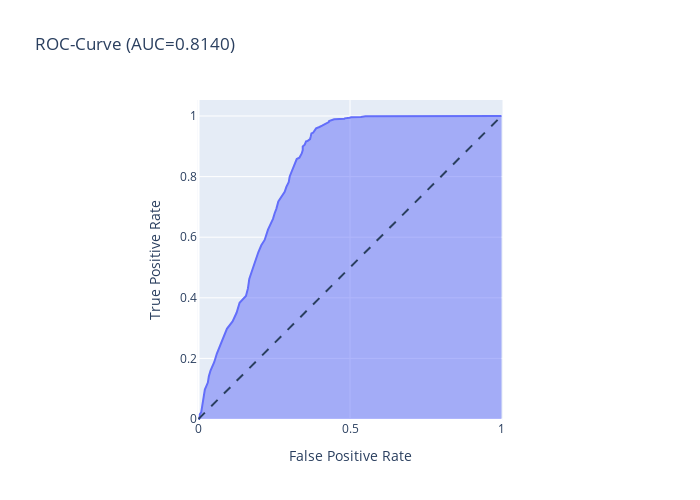

The notebook cell this image was saved under:
### Code cell
### Undersampling ###
rand_for = RandomForestClassifier(n_jobs=-1, random_state=41)

rand_for.fit(X_train_under, y_train_under)

res = rand_for.predict(X_test_under)
resa = rand_for.predict_proba(X_test_under)[:,1]

confusion_matrix(y_test_under, res)
fpr, tpr, _ = roc_curve(y_test_under, resa)
auc_score = roc_auc_score(y_test_under, resa)


fig = px.area(
    x=fpr, y=tpr,
    title=f'ROC-Curve (AUC={auc(fpr, tpr):.4f})',
    labels=dict(x='False Positive Rate', y='True Positive Rate'),
    width=700, height=500
)


fig.add_shape(
    type='line', line=dict(dash='dash'),
    x0=0, x1=1, y0=0, y1=1
)


fig.update_yaxes(scaleanchor="x", scaleratio=1)
fig.update_xaxes(constrain='domain')

fig.show()

### Figure 1 — Plotly figure (JSON) as saved in the notebook; plotly's stock layout.template omitted (floating-point values rounded to 4 significant figures)
{"data": [{"hovertemplate": "False Positive Rate=%{x}<br>True Positive Rate=%{y}<extra></extra>", "legendgroup": "", "line": {"color": "#636efa"}, "marker": {"symbol": "circle"}, "mode": "lines", "name": "", "orientation": "v", "showlegend": false, "stackgroup": "1", "type": "scatter", "x": [0, 0.001103, 0.002205, 0.003308, 0.00441, 0.00441, 0.00882, 0.01103, 0.01213, 0.01433, 0.01654, 0.02095, 0.03087, 0.03418, 0.03969, 0.05182, 0.06064, 0.07277, 0.08159, 0.09372, 0.1125, 0.1257, 0.1356, 0.1566, 0.1632, 0.1676, 0.1786, 0.1874, 0.1974, 0.2073, 0.2183, 0.2293, 0.2393, 0.2459, 0.2514, 0.2569, 0.2635, 0.2745, 0.2845, 0.29, 0.2977, 0.301, 0.3065, 0.3109, 0.3164, 0.3241, 0.333, 0.3374, 0.3407, 0.344, 0.344, 0.3506, 0.3528, 0.355, 0.3594, 0.3638, 0.3682, 0.3705, 0.3716, 0.3727, 0.3782, 0.3848, 0.3859, 0.3881, 0.3936, 0.3991, 0.4079, 0.4101, 0.4135, 0.419, 0.4212, 0.4245, 0.4289, 0.43, 0.4311, 0.4399, 0.441, 0.4454, 0.4476, 0.4487, 0.4531, 0.4609, 0.462, 0.4653, 0.4697, 0.4752, 0.4818, 0.4829, 0.4884, 0.4972, 0.4983, 0.5039, 0.5105, 0.5127, 0.516, 0.5182, 0.5237, 0.527, 0.5358, 0.5513, 1], "xaxis": "x", "y": [0, 0, 0, 0.006615, 0.00882, 0.01544, 0.02205, 0.03528, 0.043, 0.05292, 0.07387, 0.09702, 0.1202, 0.1411, 0.1599, 0.1874, 0.2161, 0.2459, 0.2734, 0.2977, 0.3219, 0.3506, 0.3837, 0.4057, 0.4311, 0.462, 0.495, 0.5237, 0.5502, 0.5733, 0.591, 0.6251, 0.645, 0.6604, 0.6792, 0.6935, 0.7178, 0.7332, 0.7497, 0.7663, 0.7817, 0.8004, 0.8137, 0.8258, 0.8423, 0.8578, 0.8622, 0.8688, 0.8765, 0.8875, 0.8997, 0.9052, 0.9129, 0.9162, 0.9173, 0.9217, 0.9239, 0.9327, 0.9383, 0.9427, 0.9449, 0.9515, 0.9559, 0.9592, 0.9603, 0.9636, 0.968, 0.9691, 0.9724, 0.9735, 0.9757, 0.9768, 0.9779, 0.9802, 0.9835, 0.9868, 0.989, 0.989, 0.989, 0.989, 0.989, 0.989, 0.9901, 0.9901, 0.9901, 0.9901, 0.9912, 0.9923, 0.9923, 0.9945, 0.9945, 0.9956, 0.9956, 0.9956, 0.9956, 0.9956, 0.9956, 0.9956, 0.9967, 0.9989, 1], "yaxis": "y"}], "layout": {"height": 500, "legend": {"tracegroupgap": 0}, "shapes": [{"line": {"dash": "dash"}, "type": "line", "x0": 0, "x1": 1, "y0": 0, "y1": 1}], "title": {"text": "ROC-Curve (AUC=0.8140)"}, "width": 700, "xaxis": {"anchor": "y", "constrain": "domain", "domain": [0, 1], "title": {"text": "False Positive Rate"}}, "yaxis": {"anchor": "x", "domain": [0, 1], "scaleanchor": "x", "scaleratio": 1, "title": {"text": "True Positive Rate"}}}}
